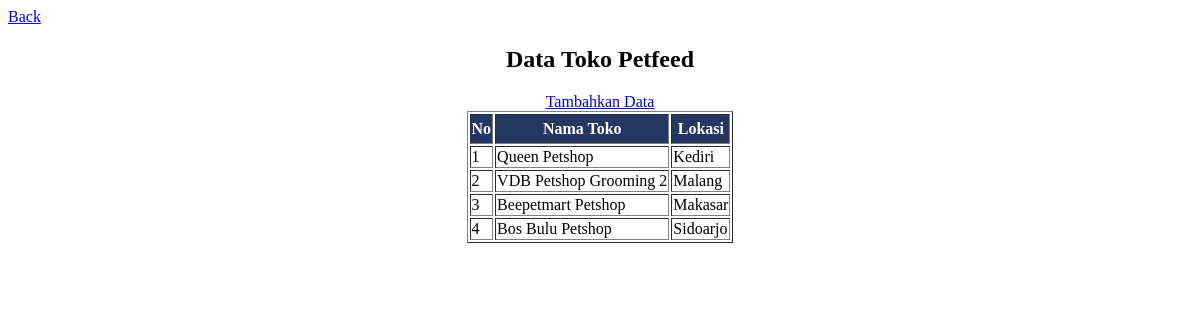
Screenshot of /view_petfeed.php with the database file from the repository.
### tables this page shows
CREATE TABLE `petfeed` (
  `id_petfeed` int(11) NOT NULL,
  `nama_toko` varchar(500) NOT NULL,
  `lokasi` varchar(500) NOT NULL
);

### view_petfeed.php (the view, shortened to what this page needs)
<html>
<link rel="stylesheet" href="style.css" />
    <head></head>
         <a href="home.php" >Back</a>
    <body>
    <center>
        <h2>Data Toko Petfeed</h2>
        <table border="1" class="table">
            <tr class="c">
                <th>No</th>
                <th>Nama Toko</th>
                <th>Lokasi</th>
            </tr>
            <a href="add-petfeed.php">Tambahkan Data</a>
        <?php
        include "koneksi.php";
        $query_mysql = mysqli_query($host,"SELECT * FROM petfeed");
        while($data = mysqli_fetch_array($query_mysql)){
        ?>
            <tr>
                <td><?php echo $data['id_petfeed']; ?></td>
                <td><?php echo $data['nama_toko']; ?></td>
                <td><?php echo $data['lokasi']; ?></td>
             </tr>
             <?php } ?>
        </table>
    </body>
</html>

### style.css (style rules this page uses)
.c { background-color: #243762; color: white; height: 30; }

### rows the page displays
petfeed: id_petfeed "1", nama_toko "Queen Petshop", lokasi "Kediri"
petfeed: id_petfeed "2", nama_toko "VDB Petshop Grooming 2", lokasi "Malang"
petfeed: id_petfeed "3", nama_toko "Beepetmart Petshop", lokasi "Makasar"
petfeed: id_petfeed "4", nama_toko "Bos Bulu Petshop", lokasi "Sidoarjo"
